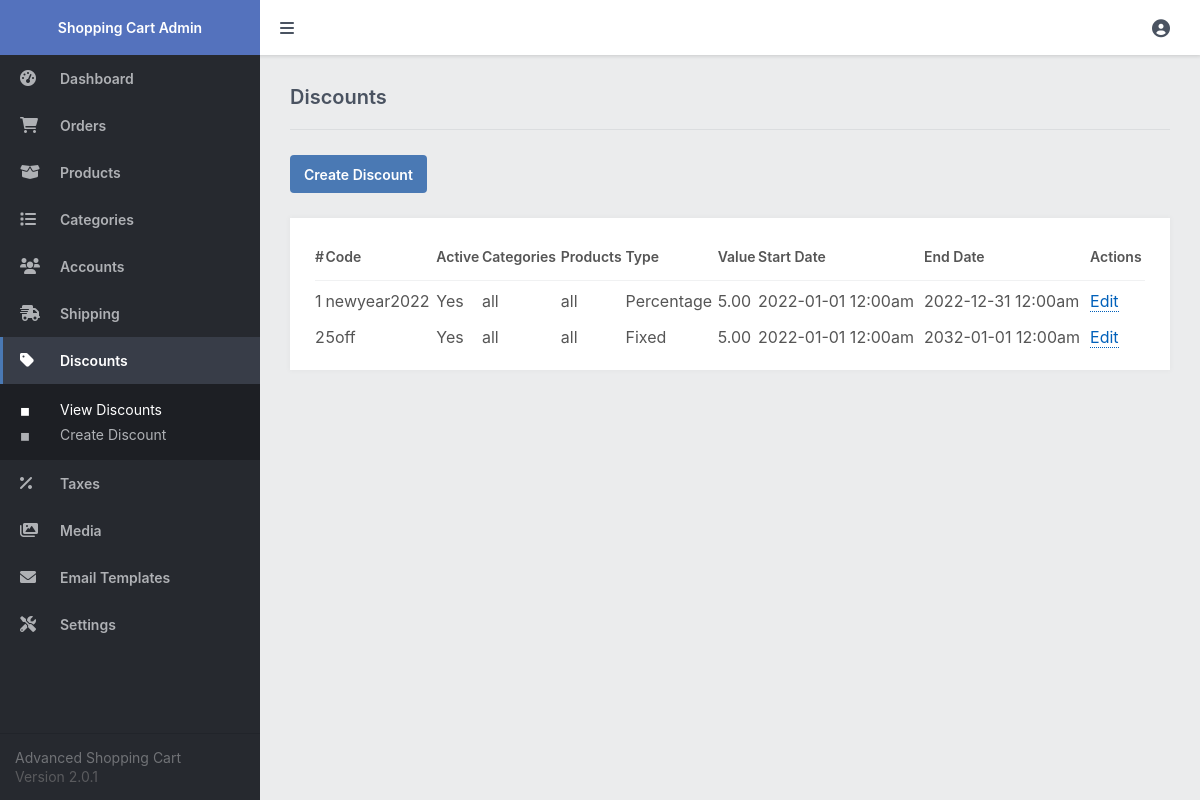
Page /admin/index.php?page=discounts (signed in) on the committed database.
### tables this page shows
CREATE TABLE `discounts` (
  `id` int(11) NOT NULL,
  `category_ids` varchar(50) NOT NULL,
  `product_ids` varchar(50) NOT NULL,
  `discount_code` varchar(50) NOT NULL,
  `discount_type` enum('Percentage','Fixed') NOT NULL,
  `discount_value` decimal(7,2) NOT NULL,
  `start_date` datetime NOT NULL,
  `end_date` datetime NOT NULL
);

### admin/index.php (called while the page is built, shortened)
<?php
include '../functions.php';
$page = isset($_GET['page']) && file_exists($_GET['page'] . '.php') ? $_GET['page'] : 'dashboard';
include $page . '.php';
?>

### admin/discounts.php (the view, shortened to what this page needs)
<?php
$stmt = $pdo->prepare('SELECT d.*, GROUP_CONCAT(DISTINCT p.name) product_names, GROUP_CONCAT(DISTINCT c.name) category_names FROM discounts d LEFT JOIN products p ON FIND_IN_SET(p.id, d.product_ids) LEFT JOIN categories c ON FIND_IN_SET(c.id, d.category_ids) GROUP BY d.id, d.category_ids, d.product_ids, d.discount_code, d.discount_type, d.discount_type, d.discount_value, d.start_date, d.end_date');
$stmt->execute();
$discounts = $stmt->fetchAll(PDO::FETCH_ASSOC);
$current_date = strtotime((new DateTime())->format('Y-m-d H:i:s'));
?>
<?=template_admin_header('Discounts', 'discounts')?>
<div class="content-title">
    <h2>Discounts</h2>
</div>
<div class="content-header responsive-flex-column pad-top-5">
    <a href="index.php?page=discount" class="btn">Create Discount</a>
</div>
<div class="content-block">
    <div class="table">
        <table>
            <thead>
                <tr>
                    <td class="responsive-hidden">#</td>
                    <td>Code</td>
                    <td>Active</td>
                    <td class="responsive-hidden">Categories</td>
                    <td class="responsive-hidden">Products</td>
                    <td>Type</td>
                    <td>Value</td>
                    <td class="responsive-hidden">Start Date</td>
                    <td class="responsive-hidden">End Date</td>
                    <td>Actions</td>
                </tr>
            </thead>
            <tbody>
                <?php if (empty($discounts)): ?>
                <tr>
                    <td colspan="8" style="text-align:center;">There are no discounts</td>
                </tr>
                <?php else: ?>
                <?php foreach ($discounts as $discount): ?>
                <tr>
                    <td class="responsive-hidden"><?=$discount['id']?></td>
                    <td><?=$discount['discount_code']?></td>
                    <td><?=$current_date >= strtotime($discount['start_date']) && $current_date <= strtotime($discount['end_date']) ? 'Yes' : 'No'?></td>
                    <td class="responsive-hidden"><?=$discount['category_names'] ? str_replace(',', ', ', $discount['category_names']) : 'all'?></td>
                    <td class="responsive-hidden"><?=$discount['product_names'] ? str_replace(',', ', ', $discount['product_names']) : 'all'?></td>
                    <td><?=$discount['discount_type']?></td>
                    <td><?=$discount['discount_value']?></td>
                    <td class="responsive-hidden"><?=date('Y-m-d h:ia', strtotime($discount['start_date']))?></td>
                    <td class="responsive-hidden"><?=date('Y-m-d h:ia', strtotime($discount['end_date']))?></td>
                    <td><a href="index.php?page=discount&id=<?=$discount['id']?>" class="link1">Edit</a></td>
                </tr>
                <?php endforeach; ?>
                <?php endif; ?>
            </tbody>
        </table>
    </div>
</div>
<?=template_admin_footer()?>

### admin/admin.css (style rules this page uses)
* { box-sizing: border-box; font-family: -apple-system, BlinkMacSystemFont, "segoe ui", roboto, oxygen, ubuntu, cantarell, "fira sans", "droid sans", "helvetica neue", Arial, sans-serif; font-size: 16px; }
html { height: 100%; }
body { position: relative; min-height: 100%; color: #555555; background-color: #ebeced; margin: 0; }
h1, h2, h3, h4, h5 { color: #4a5361; margin: 0; padding: 0; }
main h2 { font-size: 20px; padding-bottom: 20px; font-weight: 600; }
main .content-title { border-bottom: 1px solid #dbdddf; display: flex; }
main .content-title h2 { flex: 1; }
main .content-header { display: flex; justify-content: space-between; }
main .content-block { background-color: #fff; margin-top: 25px; padding: 15px; box-shadow: 0px 0px 5px 1px rgba(0, 0, 0, 0.03); overflow: hidden; }
.table { overflow-x: auto; padding: 0 10px; }
.table table { width: 100%; border-collapse: collapse; }
.table table thead td { font-weight: 600; font-size: 14px; padding: 15px 0; }
.table table thead tr { border-bottom: 1px solid #f0f1f2; }
.table table tbody tr:first-child td { padding-top: 10px; }
.table table tbody td { padding: 8px 0; }
.link1, .link2 { text-decoration: none; color: #0060ba; border-bottom: 1px dotted; margin: 0 5px 0 0; }
.btn { display: inline-flex; align-items: center; justify-content: center; text-decoration: none; appearance: none; cursor: pointer; border: 0; background: #4a79b4; color: #FFFFFF; padding: 0 14px; font-size: 14px; font-weight: 600; border-radius: 4px; height: 38px; }
.pad-top-5 { padding-top: 25px; }

### rows in the picture
discounts: id "1", discount_code "newyear2022", shows "Yes", discount_type "Percentage", discount_value "5.00", start_date "2022-01-01 12:00am", end_date "2022-12-31 12:00am"
discounts: id "2", discount_code "5off", shows "Yes", discount_type "Fixed", discount_value "5.00", start_date "2022-01-01 12:00am", end_date "2032-01-01 12:00am"
